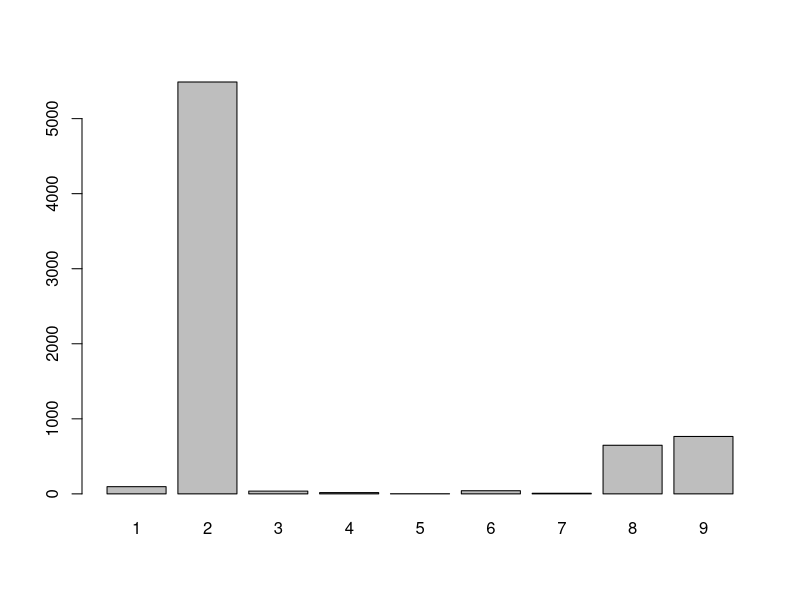
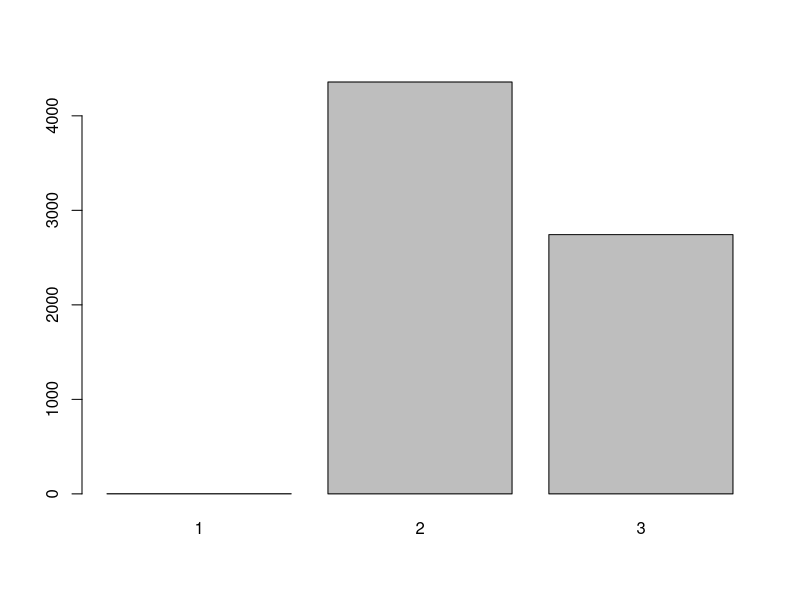
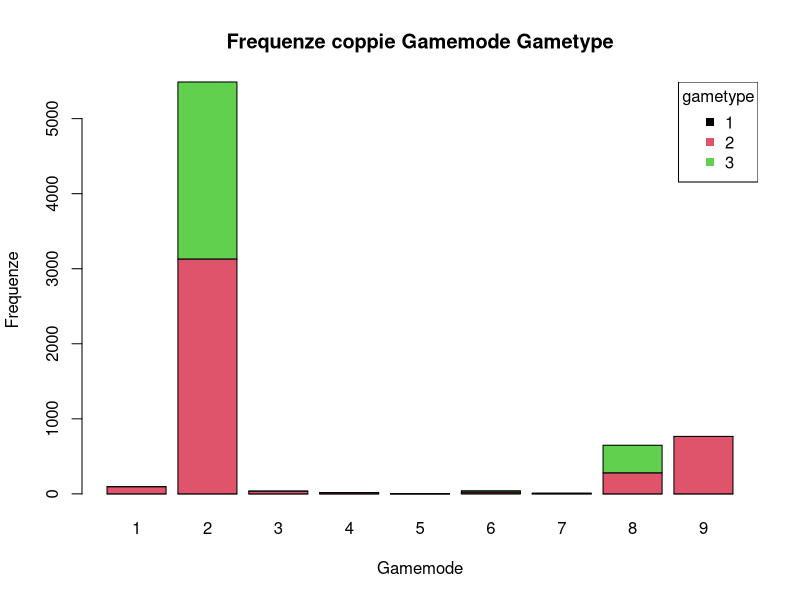
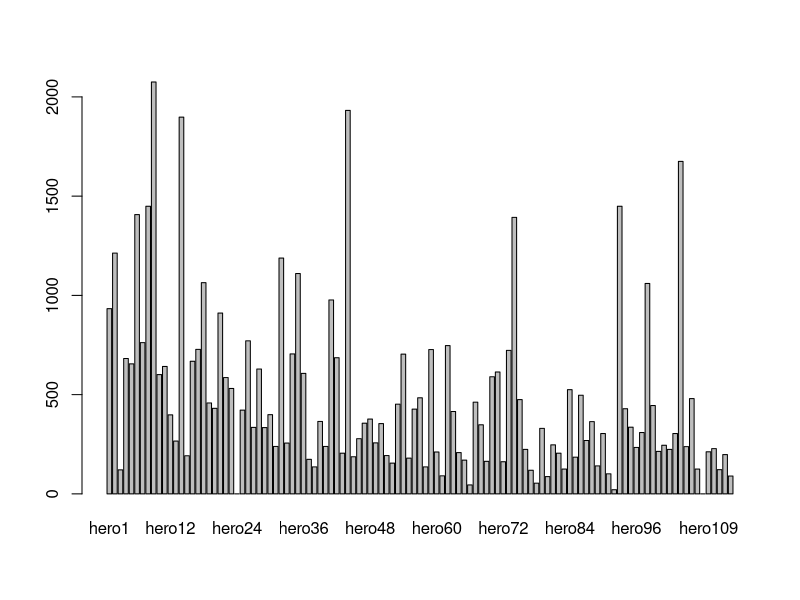
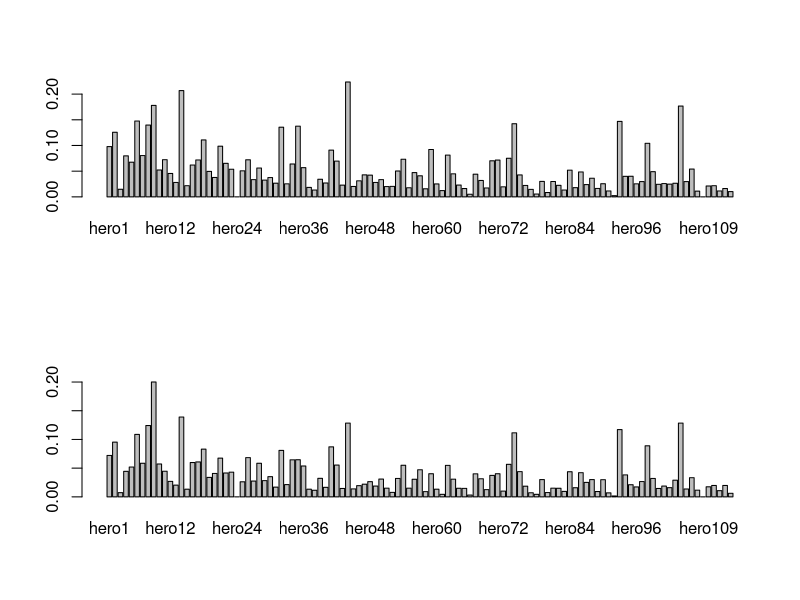
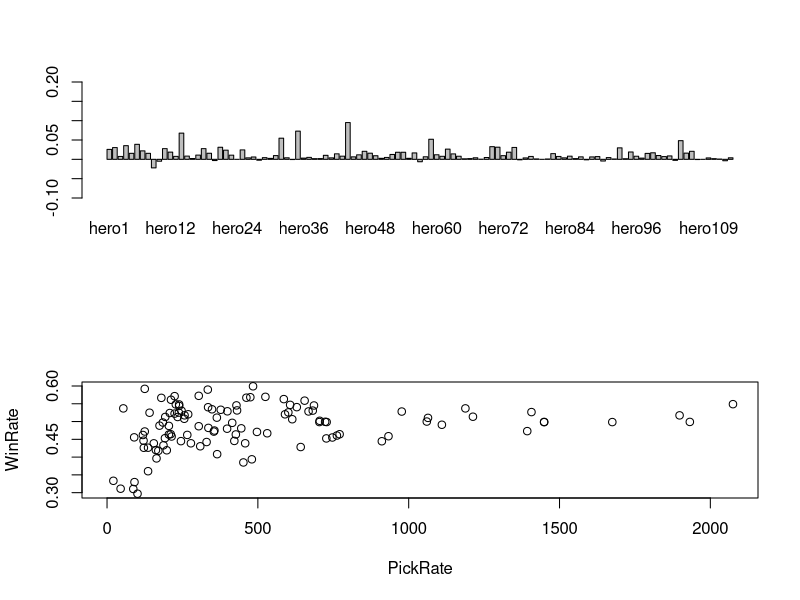
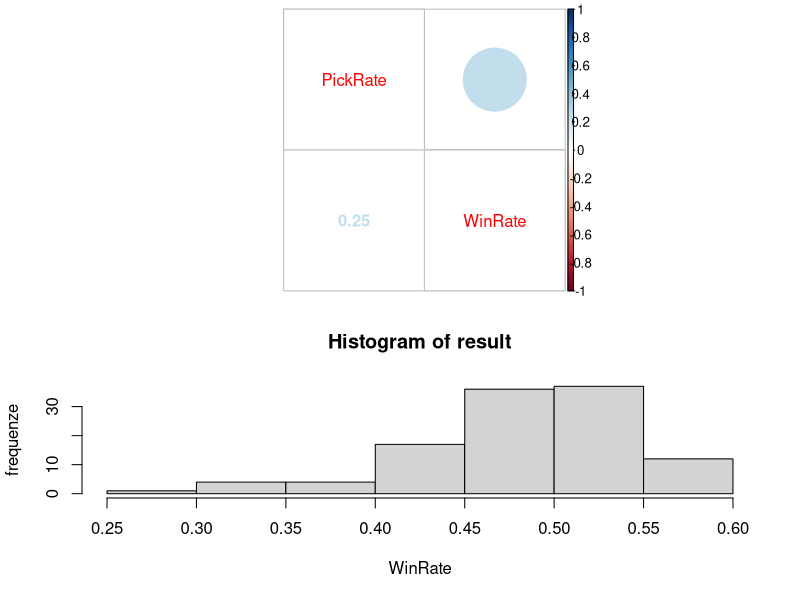
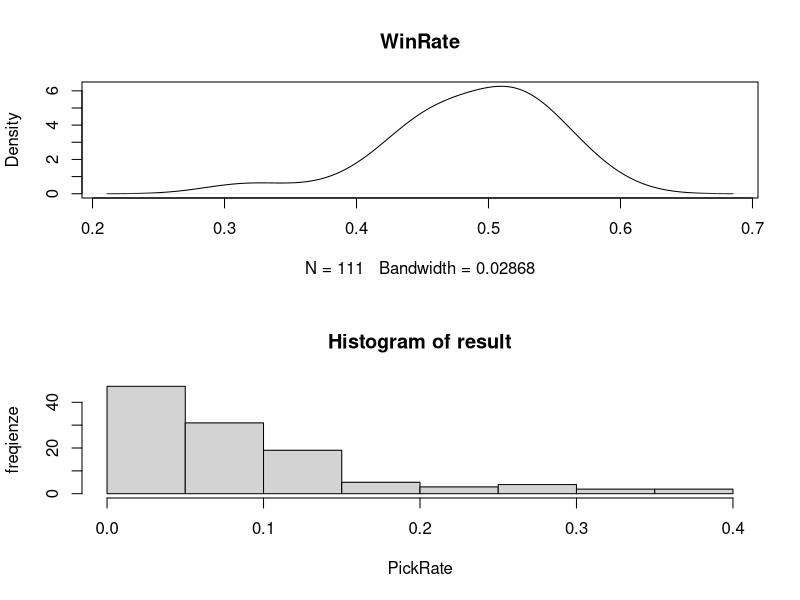

The R source for these figures, in order:
library(dplyr)
library(corrplot)

getwd()  # Mostra la directory corrente
setwd("ProgettiR\\ProggettoStatistica")  # Imposta una nuova directory di lavoro


# Separazione delle colonne
my_data <- read.table("dota2_2.csv", header = TRUE, sep = ";", na.strings = "NA", dec = ",")

# Trasformazione delle colonne stringe in int
columInt = paste0("hero", 22:113)
for (name in columInt) {
  my_data[,name] = as.integer(as.numeric(my_data[,name]))
}
my_data$win = as.integer(as.numeric(my_data$win))



# Stampa frequenze gamemode
freq <- table(my_data$gamemode)
print(freq)
barplot(freq)

# Stampa frequenze gametype
freq <- table(my_data$gametype)
print(freq)
barplot(freq)

# Stampa frequenze gamemode e gametype
freq <- table(my_data$gametype,my_data$gamemode)
print(freq)
barplot(freq, ylab="Frequenze", xlab="Gamemode", main="Frequenze coppie Gamemode Gametype", col= 1:3)
# Aggiunta della legenda
legend(
  "topright", 
  legend = sort(unique(my_data$gametype)), 
  col = 1:3, 
  pch = 15, 
  title = "gametype"
)


# Valori null
any_na <- any(is.na(my_data))
print(any_na)


# Frequenze di pick degli Hero con gamemode=2 e gametype=2|3
#install pakages dplyr
my_data2 = filter(my_data, gamemode==2 & (gametype==2 | gametype==3))

hero_columns <- my_data2[, paste0("hero", 1:113)]  

# Funzione per contare 1 e -1 separatamente e incrementare un contatore di 1
# Numero di volte che ogni campione è stato selezionato
count_values <- apply(hero_columns, 2, function(col) {
  # Conta quante volte appaiono 1 o -1
  sum(col == 1) + sum(col == -1) 
})

barplot(count_values)



# Grafico combinato con gametype=2 
par(mfrow=c(2,1))

# Frequenze relative di pick degli Hero con gamemode=2 e gametype=2
my_data3 = filter(my_data, gamemode==2 & gametype==2)

hero_columns <- my_data3[, paste0("hero", 1:113)]

# Funzione per contare 1 e -1 separatamente e incrementare un contatore di 1
count_values3 <- apply(hero_columns, 2, function(col) {
  # Conta quante volte appaiono 1 o -1
  sum(col == 1) + sum(col == -1) 
})

barplot(sapply(count_values3, function(x) x/nrow(my_data2)))

# Frequenze relative di pick degli Hero con gamemode=2 e gametype=3
my_data4 = filter(my_data, gamemode==2 & gametype==3)

hero_columns <- my_data4[, paste0("hero", 1:113)] 

# Funzione per contare 1 e -1 separatamente e incrementare un contatore di 1
count_values4 <- apply(hero_columns, 2, function(col) {
  # Conta quante volte appaiono 1 o -1
  sum(col == 1) + sum(col == -1) 
})

barplot(sapply(count_values4, function(x) x/nrow(my_data2)))



# Differenza tra pickRate con (gamemode=2 e gametype=2) e (gamemode=2 e gametype=3)

barplot(sapply(count_values3, function(x) x/nrow(my_data2)) - sapply(count_values4, function(x) x/nrow(my_data2)), ylim = c(-0.1,0.2))





# WinRate degli Hero

# Definizione della funzione
compare_hero_to_win <- function(data, hero_columns, win_column) {
  # Crea un vettore per memorizzare i risultati
  results <- numeric(length(hero_columns))
  
  win_col_value= data$win
  
  # Loop su ogni colonna hero
  for (i in seq_along(hero_columns)) {
    hero_col <- hero_columns[i]
    # Conta le righe dove il valore di hero è uguale al valore di win
    
    hero_col_val = data[,hero_col]
    
    for(j in seq_along(hero_col_val)){
      if(hero_col_val[j] == win_col_value[j]){
        results[i] = results[i]+1;
      }
    }
    
    #results[i] <- sum(data[[hero_col]] == data[[win_column]], na.rm = TRUE)
  }
  
  print(results)
  
  # Ritorna i risultati come un named vector
  names(results) <- hero_columns
  return(results)
}

# Utilizzo della funzione sul dataset hero_columns
hero_column_names <- paste0("hero", 1:113)
win_column_name <- "win"

# Calcola il numero di istanze per ogni colonna hero
result <- compare_hero_to_win(my_data2, hero_column_names, win_column_name)

for(i in 1:113){
  result[i]= result[i]/count_values[i]
}



# Rapporto WinRate e PickRate
plot(count_values,result, xlab="PickRate", ylab="WinRate")

# Correlazione tra WinRate e PickRate

# Creazione del dataframe con colonne PickRate e WinRate
df_cor = data.frame(
  PickRate = count_values,
  WinRate = result
  )

cor(df_cor, use = "complete.obs")

corrplot.mixed(cor(df_cor, use = "complete.obs"),upper ="circle", lower = "number")



# Istogramma del WinRate
hist(result, freq=TRUE, xlab= "WinRate", ylab="frequenze")

result <- result[!is.nan(result)]

# Kernel density plot WinRate
n = length(result)
h_sturges = (max(result) - min(result)) / sqrt(n)

density_sturges = density(result, bw=h_sturges)
plot(density_sturges, main="WinRate")


# Istogramma del PickRate
result = sapply(count_values, function(x) x/nrow(my_data2))

hist(result, freq=TRUE, xlab= "PickRate", ylab="freqienze")

result <- result[!is.nan(result)]

# Kernel density plot PickRate
n = length(result)
h_sturges = (max(result) - min(result)) / sqrt(n)

density_sturges = density(result, bw=h_sturges)
plot(density_sturges, main="PickRate")




# BoxPlot ad intaglio del WinRate con gamemode=2 e gametype=2 o gametype=3

# WinRate con gamemode=2 e gametype=2
WinRate1 <- compare_hero_to_win(my_data3, hero_column_names, win_column_name)

hero_columns <- my_data3[, paste0("hero", 1:113)]

# Funzione per contare 1 e -1 separatamente e incrementare un contatore di 1
count_values <- apply(hero_columns, 2, function(col) {
  # Conta quante volte appaiono 1 o -1
  sum(col == 1) + sum(col == -1) 
})

for(i in seq_along(WinRate1)){
  WinRate1[i]= WinRate1[i]/count_values[i]
}


# WinRate con gamemode=2 e gametype=3
WinRate2 <- compare_hero_to_win(my_data4, hero_column_names, win_column_name)

hero_columns <- my_data4[, paste0("hero", 1:113)]

# Funzione per contare 1 e -1 separatamente e incrementare un contatore di 1
count_values <- apply(hero_columns, 2, function(col) {
  # Conta quante volte appaiono 1 o -1
  sum(col == 1) + sum(col == -1) 
})

for(i in seq_along(WinRate2)){
  WinRate2[i]= WinRate2[i]/count_values[i]
}

boxplot(WinRate1, WinRate2, notch = TRUE)

summary(WinRate1)
summary(WinRate2)

WinRate1 = WinRate1[!is.nan(WinRate1)]
WinRate2 = WinRate2[!is.nan(WinRate2)]

IQR_1 = quantile(WinRate1,0.75)-quantile(WinRate1,0.25)
M1_1 = quantile(WinRate1,0.5) - 1.57*IQR_1 / sqrt(length(WinRate1))
M2_1 = quantile(WinRate1,0.5) + 1.57*IQR_1 / sqrt(length(WinRate1))

IQR_2 = quantile(WinRate2,0.75)-quantile(WinRate2,0.25)
M1_2 = quantile(WinRate2,0.5) - 1.57*IQR_2 / sqrt(length(WinRate2))
M2_2 = quantile(WinRate2,0.5) + 1.57*IQR_2 / sqrt(length(WinRate2))

confidenza = c(M1_1 - M2_2, M2_1 - M1_2)
confidenza
# Chiedere al prof come calcolare la percentuale

